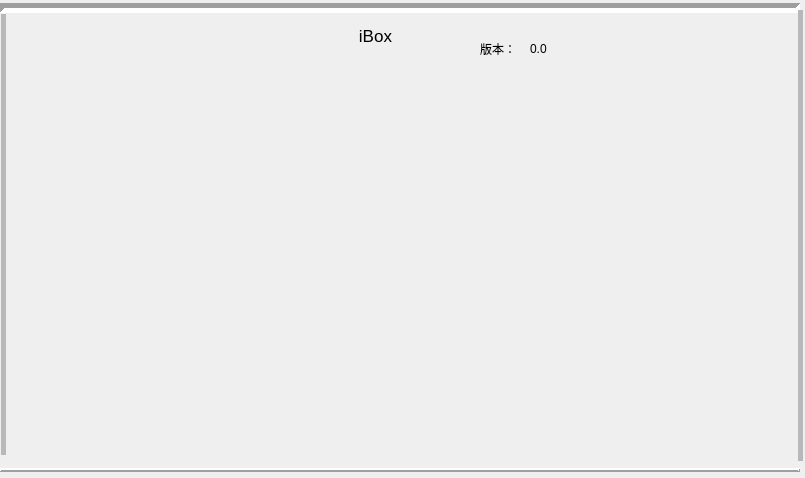
<?xml version="1.0" encoding="UTF-8"?>
<ui version="4.0">
 <class>BoxDlg</class>
 <widget class="QDialog" name="BoxDlg">
  <property name="geometry">
   <rect>
    <x>0</x>
    <y>0</y>
    <width>805</width>
    <height>478</height>
   </rect>
  </property>
  <property name="contextMenuPolicy">
   <enum>Qt::PreventContextMenu</enum>
  </property>
  <property name="windowTitle">
   <string>helloworld</string>
  </property>
  <property name="styleSheet">
   <string notr="true"/>
  </property>
  <property name="modal">
   <bool>false</bool>
  </property>
  <widget class="QLabel" name="titleLab">
   <property name="geometry">
    <rect>
     <x>290</x>
     <y>20</y>
     <width>171</width>
     <height>31</height>
    </rect>
   </property>
   <property name="font">
    <font>
     <pointsize>13</pointsize>
    </font>
   </property>
   <property name="text">
    <string>iBox</string>
   </property>
   <property name="alignment">
    <set>Qt::AlignCenter</set>
   </property>
  </widget>
  <widget class="QWidget" name="totalWid" native="true">
   <property name="geometry">
    <rect>
     <x>20</x>
     <y>60</y>
     <width>761</width>
     <height>141</height>
    </rect>
   </property>
   <property name="styleSheet">
    <string notr="true"/>
   </property>
  </widget>
  <widget class="QPushButton" name="pushButton">
   <property name="geometry">
    <rect>
     <x>740</x>
     <y>20</y>
     <width>51</width>
     <height>41</height>
    </rect>
   </property>
   <property name="font">
    <font>
     <pointsize>25</pointsize>
    </font>
   </property>
   <property name="styleSheet">
    <string notr="true">background-color: rgb(200, 200, 200);</string>
   </property>
   <property name="text">
    <string/>
   </property>
   <property name="icon">
    <iconset resource="../../images.qrc">
     <normaloff>:/new/prefix1/image/close.png</normaloff>:/new/prefix1/image/close.png</iconset>
   </property>
   <property name="iconSize">
    <size>
     <width>41</width>
     <height>41</height>
    </size>
   </property>
   <property name="autoDefault">
    <bool>false</bool>
   </property>
   <property name="flat">
    <bool>true</bool>
   </property>
  </widget>
  <widget class="Line" name="line">
   <property name="geometry">
    <rect>
     <x>0</x>
     <y>0</y>
     <width>800</width>
     <height>16</height>
    </rect>
   </property>
   <property name="frameShadow">
    <enum>QFrame::Sunken</enum>
   </property>
   <property name="lineWidth">
    <number>5</number>
   </property>
   <property name="orientation">
    <enum>Qt::Horizontal</enum>
   </property>
  </widget>
  <widget class="Line" name="line_2">
   <property name="geometry">
    <rect>
     <x>-7</x>
     <y>14</y>
     <width>20</width>
     <height>441</height>
    </rect>
   </property>
   <property name="frameShadow">
    <enum>QFrame::Raised</enum>
   </property>
   <property name="lineWidth">
    <number>0</number>
   </property>
   <property name="midLineWidth">
    <number>5</number>
   </property>
   <property name="orientation">
    <enum>Qt::Vertical</enum>
   </property>
  </widget>
  <widget class="Line" name="line_3">
   <property name="geometry">
    <rect>
     <x>790</x>
     <y>10</y>
     <width>20</width>
     <height>451</height>
    </rect>
   </property>
   <property name="frameShadow">
    <enum>QFrame::Raised</enum>
   </property>
   <property name="lineWidth">
    <number>0</number>
   </property>
   <property name="midLineWidth">
    <number>5</number>
   </property>
   <property name="orientation">
    <enum>Qt::Vertical</enum>
   </property>
  </widget>
  <widget class="Line" name="line_4">
   <property name="geometry">
    <rect>
     <x>0</x>
     <y>460</y>
     <width>800</width>
     <height>20</height>
    </rect>
   </property>
   <property name="frameShadow">
    <enum>QFrame::Raised</enum>
   </property>
   <property name="lineWidth">
    <number>2</number>
   </property>
   <property name="orientation">
    <enum>Qt::Horizontal</enum>
   </property>
  </widget>
  <widget class="QWidget" name="loopWid" native="true">
   <property name="geometry">
    <rect>
     <x>10</x>
     <y>210</y>
     <width>781</width>
     <height>251</height>
    </rect>
   </property>
   <property name="font">
    <font>
     <family>Ubuntu</family>
    </font>
   </property>
   <property name="styleSheet">
    <string notr="true"/>
   </property>
  </widget>
  <widget class="QLabel" name="label">
   <property name="geometry">
    <rect>
     <x>480</x>
     <y>40</y>
     <width>41</width>
     <height>17</height>
    </rect>
   </property>
   <property name="text">
    <string>版本：</string>
   </property>
  </widget>
  <widget class="QLabel" name="version">
   <property name="geometry">
    <rect>
     <x>530</x>
     <y>40</y>
     <width>67</width>
     <height>17</height>
    </rect>
   </property>
   <property name="text">
    <string>0.0</string>
   </property>
  </widget>
 </widget>
 <resources>
  <include location="../../images.qrc"/>
 </resources>
 <connections/>
</ui>
